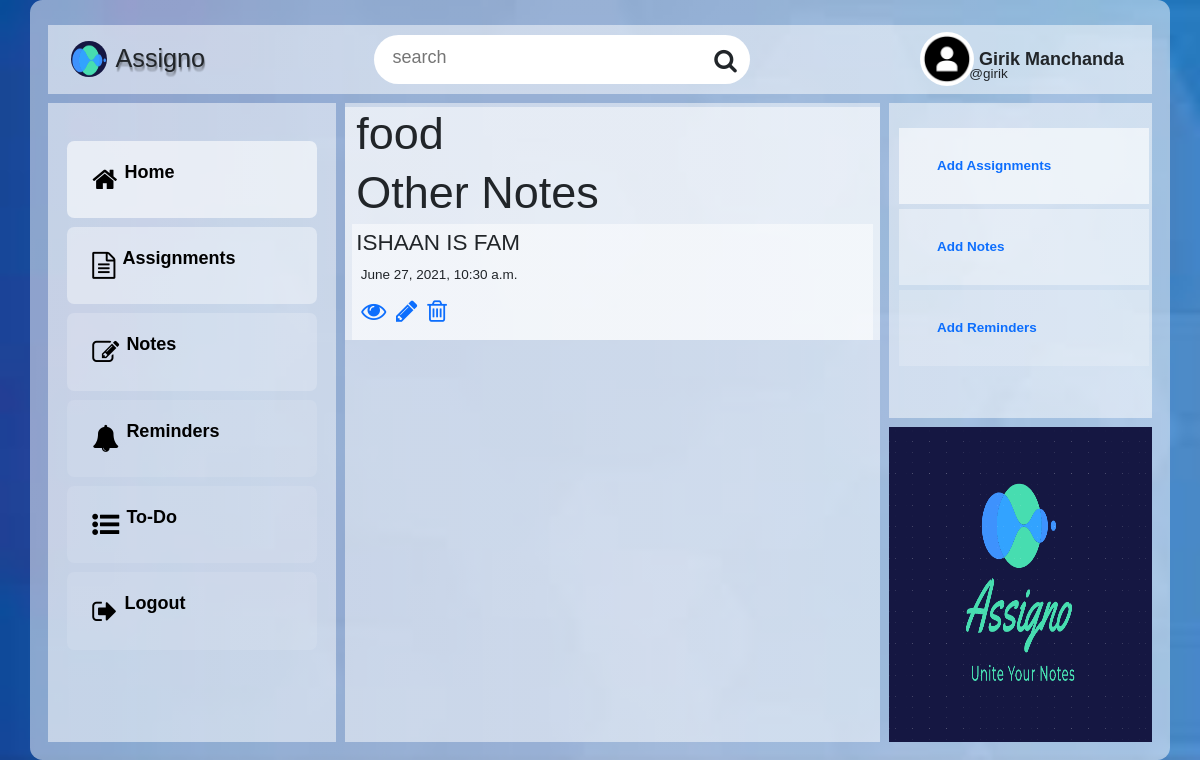
The page /dashboard/notes/list/ (signed in) on the database as committed earlier.
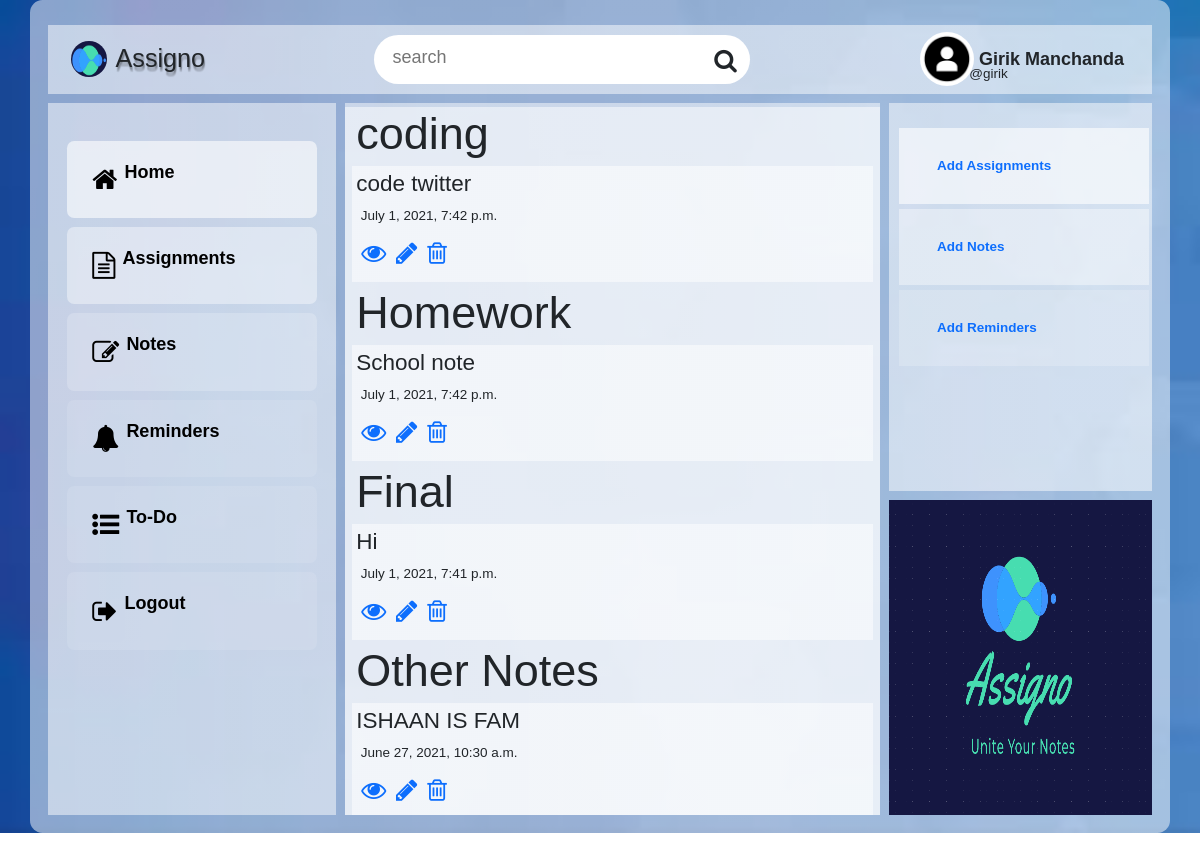
The same page on the database as committed later.
### dashboard/models.py (models this page shows, shortened)
class categories(models.Model):
    user=models.ForeignKey(User, on_delete = models.CASCADE)
    title = models.CharField(max_length = 100)

class notes(models.Model):
    user = models.ForeignKey(User, on_delete = models.CASCADE)
    title = models.CharField(max_length=100)
    body = RichTextField(blank=True, null=True)
    timestamp = models.DateTimeField(auto_now_add=True)
    categories = models.ManyToManyField(categories,related_name="notes_in_category",blank=True)

### dashboard/views.py (the view)
# urls.py: path('dashboard/notes/list/', views.list_notes.as_view() , name='notes-list'),
class list_notes(LoginRequiredMixin, ListView):
    model = models.notes
    template_name = 'dashboard/list_notes.html'
    def get_queryset(self, *args, **kwargs):
        queryset =  super().get_queryset(*args, **kwargs)
        queryset = queryset.filter(user=self.request.user)
        return queryset
    def get_context_data(self, **kwargs):
        context = super().get_context_data(**kwargs)
        context['categories'] = models.categories.objects.filter(user=self.request.user)
        context['notes_w_o_category'] = self.get_queryset(**kwargs).filter(categories=None)
        return context

### templates/dashboard/list_notes.html
{% extends "base.html" %}
{% load bootstrap4 %}
{% load static %}
{% block dashboard_sections %}
<div class="my_container_for_assignment_list">
    {% include "snippets/navigation.html" %}
    {% include "snippets/sidebar.html" %}
<div class="ass_list">
  <div class="container">
      {% for category in categories  %}
        <h1 class="title">{{ category.title }}</h1>
        {% for item in category.notes_in_category.all  %}
        <div class="container basic">
            <h1>{{ item.title }}</h1>
            <p class="basic">{{ item.timestamp }}</p>
            <p>
               <a href="{% url 'dashboard:notes-detail' pk=item.pk %}"><i class="fa fa-eye enlarge-symbol"></i></a>
                <a href="{% url 'dashboard:notes-update' pk=item.pk %}"><i class="fa fa-pencil enlarge-symbol"></i></a>
                <a href="{% url 'dashboard:notes-delete' pk=item.pk %}"><i class="fa fa-trash-o enlarge-symbol"></i></a>
          </p>
        </div>
        {% endfor %}
      {% endfor %}
      <h1 class="title">Other Notes</h1>
      {% for item in notes_w_o_category  %}
      <div class="container basic">
          <h1>{{ item.title }}</h1>
          <p class="basic">{{ item.timestamp }}</p>
          <p>
             <a href="{% url 'dashboard:notes-detail' pk=item.pk %}"><i class="fa fa-eye enlarge-symbol"></i></a>
              <a href="{% url 'dashboard:notes-update' pk=item.pk %}"><i class="fa fa-pencil enlarge-symbol"></i></a>
              <a href="{% url 'dashboard:notes-delete' pk=item.pk %}"><i class="fa fa-trash-o enlarge-symbol"></i></a>
        </p>
      </div>
      {% endfor %}
  </div>
</div>
<div class="home-logo">
  <img class="home-logo-image" src="{% static 'images/logo/logo.png' %}" alt="">
</div>
<div class="right-panel">
    <ul>
        <li>
            <a href="{% url 'dashboard:assignment-create' %}">Add Assignments</a>
        </li>
        <li>
            <a href="{% url 'dashboard:notes-create' %}">Add Notes</a>
        </li>
        <li>
            <a href="{% url 'dashboard:reminders-create' %}">Add Reminders</a>
        </li>
    </ul>
</div>
</div>
{% endblock dashboard_sections %}

Rows that differ between the two databases and show on the page:
removed categories: title "food"
added categories: title "coding"
added notes: title "code twitter", timestamp "July 1, 2021, 7:42 p.m.", shown under "coding"
added categories: title "Homework"
added notes: title "School note", timestamp "July 1, 2021, 7:42 p.m.", shown under "Homework"
added categories: title "Final"
added notes: title "Hi", timestamp "July 1, 2021, 7:41 p.m.", shown under "Final"
